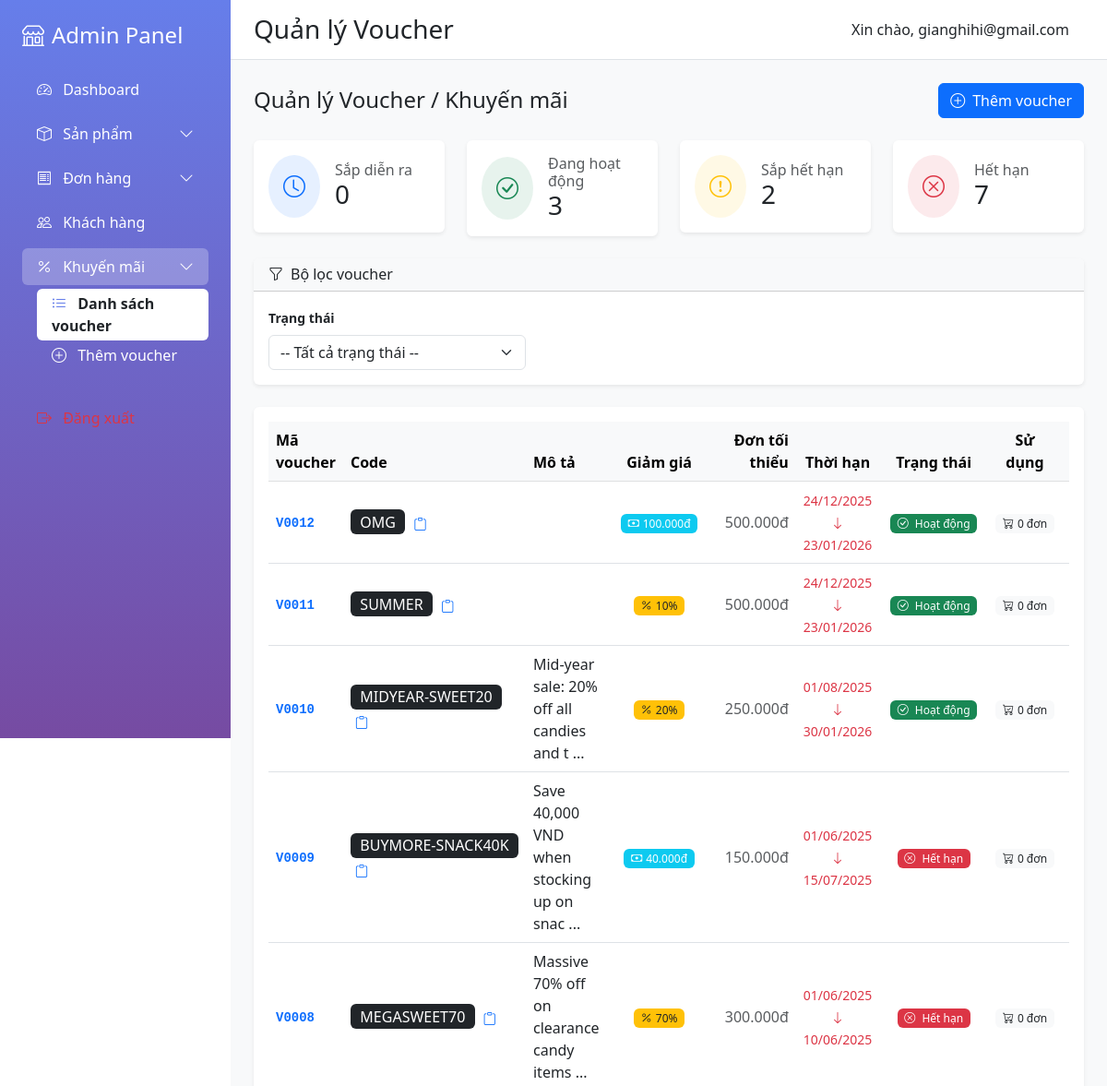
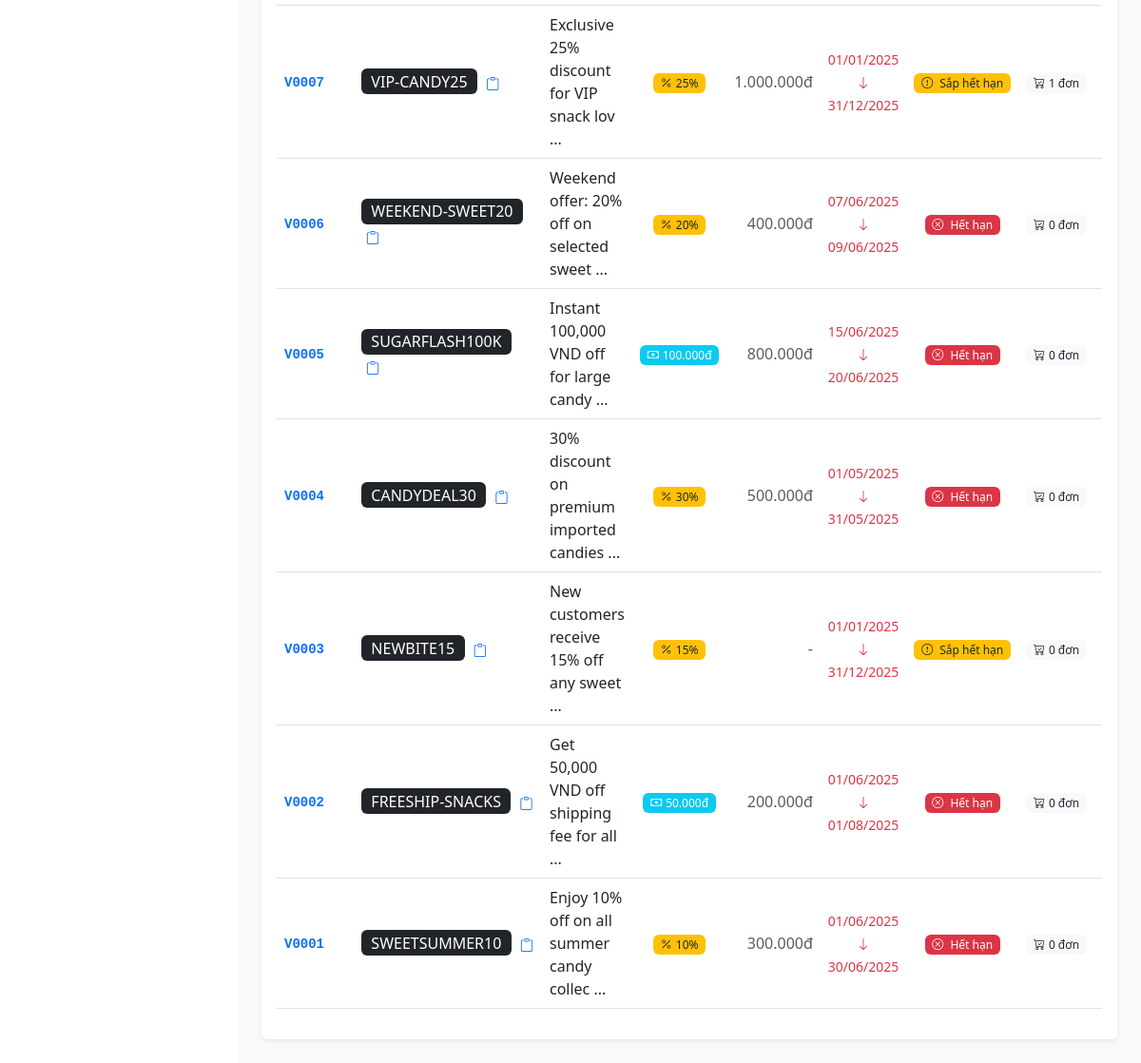
The page /admin/index.php?action=vouchers (signed in) on the database its author committed (2 pictures, top to bottom).
### tables this page shows
CREATE TABLE `voucher` (
  `VoucherID` varchar(10) NOT NULL,
  `Code` varchar(50) DEFAULT NULL,
  `VoucherDescription` varchar(500) DEFAULT NULL,
  `DiscountPercent` decimal(5,2) DEFAULT NULL,
  `DiscountAmount` decimal(10,2) DEFAULT NULL,
  `StartDate` date DEFAULT NULL,
  `EndDate` date DEFAULT NULL,
  `MinOrder` decimal(10,2) DEFAULT NULL,
  `VoucherStatus` varchar(50) DEFAULT NULL
);

### admin/views/vouchers.php (the view, shortened to what this page needs)
<?php
$pdo->exec("
    UPDATE VOUCHER
    SET VoucherStatus = CASE
        WHEN StartDate > CURDATE() THEN 'Upcoming'
        WHEN CURDATE() > EndDate THEN 'Expired'
        WHEN DATEDIFF(EndDate, CURDATE()) BETWEEN 0 AND 7 THEN 'Expiring Soon'
        ELSE 'Active'
    END
");
$sql = "
    SELECT
        v.*,
        (SELECT COUNT(*) FROM ORDERS o WHERE o.VoucherID = v.VoucherID) AS UsageCount
    FROM VOUCHER v
    WHERE 1=1
";
$params = [];
$sql .= " ORDER BY v.VoucherID DESC";
$stmt = $pdo->prepare($sql);
$stmt->execute($params);
$vouchers = $stmt->fetchAll();
$countActive = $pdo->query("SELECT COUNT(*) FROM VOUCHER WHERE VoucherStatus = 'Active'")->fetchColumn();
$countExpired = $pdo->query("SELECT COUNT(*) FROM VOUCHER WHERE VoucherStatus = 'Expired'")->fetchColumn();
$countUpcoming = $pdo->query("SELECT COUNT(*) FROM VOUCHER WHERE VoucherStatus = 'Upcoming'")->fetchColumn();
$countExpiringSoon = $pdo->query("SELECT COUNT(*) FROM VOUCHER WHERE VoucherStatus = 'Expiring Soon'")->fetchColumn();
$statusBadges = [
    'Active' => ['class' => 'bg-success', 'icon' => 'bi-check-circle', 'text' => 'Hoạt động'],
    'Expired' => ['class' => 'bg-danger', 'icon' => 'bi-x-circle', 'text' => 'Hết hạn'],
    'Upcoming' => ['class' => 'bg-primary', 'icon' => 'bi-clock', 'text' => 'Sắp diễn ra'],
    'Expiring Soon' => ['class' => 'bg-warning text-dark', 'icon' => 'bi-exclamation-circle', 'text' => 'Sắp hết hạn']
];
?>
<div class="d-flex justify-content-between align-items-center mb-4">
    <h4 class="mb-0">Quản lý Voucher / Khuyến mãi</h4>
    <a href="<?php echo BASE_URL; ?>index.php?action=add_voucher" class="btn btn-primary">
        <i class="bi bi-plus-circle me-2"></i>Thêm voucher
    </a>
</div>
<div class="row mb-4">
    <div class="col-md-3">
        <div class="card border-0 shadow-sm">
            <div class="card-body d-flex align-items-center">
                <div class="rounded-circle bg-primary bg-opacity-10 p-3 me-3">
                    <i class="bi bi-clock text-primary fs-4"></i>
                </div>
                <div>
                    <h6 class="text-muted mb-0">Sắp diễn ra</h6>
                    <h3 class="mb-0"><?php echo $countUpcoming; ?></h3>
                </div>
            </div>
        </div>
    </div>
    <div class="col-md-3">
        <div class="card border-0 shadow-sm">
            <div class="card-body d-flex align-items-center">
                <div class="rounded-circle bg-success bg-opacity-10 p-3 me-3">
                    <i class="bi bi-check-circle text-success fs-4"></i>
                </div>
                <div>
                    <h6 class="text-muted mb-0">Đang hoạt động</h6>
                    <h3 class="mb-0"><?php echo $countActive; ?></h3>
                </div>
            </div>
        </div>
    </div>
    <div class="col-md-3">
        <div class="card border-0 shadow-sm">
            <div class="card-body d-flex align-items-center">
                <div class="rounded-circle bg-warning bg-opacity-10 p-3 me-3">
                    <i class="bi bi-exclamation-circle text-warning fs-4"></i>
                </div>
                <div>
                    <h6 class="text-muted mb-0">Sắp hết hạn</h6>
                    <h3 class="mb-0"><?php echo $countExpiringSoon; ?></h3>
                </div>
            </div>
        </div>
    </div>
    <div class="col-md-3">
        <div class="card border-0 shadow-sm">
            <div class="card-body d-flex align-items-center">
                <div class="rounded-circle bg-danger bg-opacity-10 p-3 me-3">
                    <i class="bi bi-x-circle text-danger fs-4"></i>
                </div>
                <div>
                    <h6 class="text-muted mb-0">Hết hạn</h6>
                    <h3 class="mb-0"><?php echo $countExpired; ?></h3>
                </div>
            </div>
        </div>
    </div>
</div>
<div class="card mb-4">
    <div class="card-header bg-light">
        <h6 class="mb-0"><i class="bi bi-funnel me-2"></i>Bộ lọc voucher</h6>
    </div>
    <div class="card-body">
        <form method="GET" action="<?php echo BASE_URL; ?>index.php">
            <div class="row g-3 align-items-end">
                <div class="col-md-4">
                    <label class="form-label small fw-semibold">Trạng thái</label>
                    <select name="status" class="form-select" onchange="this.form.submit()">
                        <option value="">-- Tất cả trạng thái --</option>
                    </select>
                </div>
            </div>
        </form>
    </div>
</div>
<div class="card">
    <div class="card-body">
        <?php if (empty($vouchers)): ?>
            <div class="text-center text-muted py-5">
                <i class="bi bi-ticket-perforated display-4 d-block mb-3"></i>
                <p class="mb-0">Không tìm thấy voucher nào.</p>
                <a href="<?php echo BASE_URL; ?>index.php?action=add_voucher" class="btn btn-outline-primary mt-3">
                    <i class="bi bi-plus-circle me-2"></i>Thêm voucher đầu tiên
                </a>
            </div>
        <?php else: ?>
            <div class="table-responsive">
                <table class="table table-hover align-middle" id="vouchersTable">
                    <thead class="table-light">
                        <tr>
                            <th style="width: 100px;">Mã voucher</th>
                            <th>Code</th>
                            <th>Mô tả</th>
                            <th class="text-center">Giảm giá</th>
                            <th class="text-end">Đơn tối thiểu</th>
                            <th class="text-center">Thời hạn</th>
                            <th class="text-center">Trạng thái</th>
                            <th class="text-center">Sử dụng</th>
                            <th style="width: 130px;">Thao tác</th>
                        </tr>
                    </thead>
                    <tbody>
                        <?php foreach ($vouchers as $voucher): ?>
                            <tr>
                                <td>
                                    <code
                                        class="text-primary fw-bold"><?php echo htmlspecialchars($voucher['VoucherID']); ?></code>
                                </td>
                                <td>
                                    <span class="badge bg-dark fs-6"><?php echo htmlspecialchars($voucher['Code']); ?></span>
                                    <button type="button" class="btn btn-sm btn-link p-0 ms-1"
                                        onclick="copyCode('<?php echo htmlspecialchars($voucher['Code']); ?>')"
                                        title="Copy code">
                                        <i class="bi bi-clipboard"></i>
                                    </button>
                                </td>
                                <td>
                                    <span title="<?php echo htmlspecialchars($voucher['VoucherDescription']); ?>">
                                        <?php echo htmlspecialchars(mb_substr($voucher['VoucherDescription'], 0, 40)); ?>
                                        <?php echo mb_strlen($voucher['VoucherDescription']) > 40 ? '...' : ''; ?>
                                    </span>
                                </td>
                                <td class="text-center">
                                    <?php if ($voucher['DiscountPercent'] > 0): ?>
                                        <span class="badge bg-warning text-dark">
                                            <i
                                                class="bi bi-percent me-1"></i><?php echo number_format($voucher['DiscountPercent'], 0); ?>%
                                        </span>
                                    <?php endif; ?>
                                    <?php if ($voucher['DiscountAmount'] > 0): ?>
                                        <span class="badge bg-info">
                                            <i
                                                class="bi bi-cash me-1"></i><?php echo number_format($voucher['DiscountAmount'], 0, ',', '.'); ?>đ
                                        </span>
                                    <?php endif; ?>
                                </td>
                                <td class="text-end">
                                    <?php if ($voucher['MinOrder'] > 0): ?>
                                        <span
                                            class="text-muted"><?php echo number_format($voucher['MinOrder'], 0, ',', '.'); ?>đ</span>
                                    <?php else: ?>
                                        <span class="text-muted">-</span>
                                    <?php endif; ?>
                                </td>
                                <td class="text-center">
                                    <small>
                                        <?php
                                        $startDate = date('d/m/Y', strtotime($voucher['StartDate']));
                                        $endDate = date('d/m/Y', strtotime($voucher['EndDate']));
                                        $today = date('Y-m-d');
                                        $isExpired = $voucher['EndDate'] < $today;
                                        $isUpcoming = $voucher['StartDate'] > $today;
                                        ?>
                                        <span
                                            class="<?php echo $isExpired ? 'text-danger' : ($isUpcoming ? 'text-warning' : 'text-success'); ?>">
                                            <?php echo $startDate; ?><br>
                                            <i class="bi bi-arrow-down"></i><br>
                                            <?php echo $endDate; ?>
                                        </span>
                                    </small>
                                </td>
                                <td class="text-center">
                                    <?php
                                    $status = $voucher['VoucherStatus'];
                                    $badge = $statusBadges[$status] ?? ['class' => 'bg-secondary', 'icon' => 'bi-question-circle', 'text' => $status];
                                    ?>
                                    <span class="badge <?php echo $badge['class']; ?>">
                                        <i class="<?php echo $badge['icon']; ?> me-1"></i>
                                        <?php echo $badge['text']; ?>
                                    </span>
                                </td>
                                <td class="text-center">
                                    <span class="badge bg-light text-dark"
                                        title="Đã dùng trong <?php echo $voucher['UsageCount']; ?> đơn hàng">
                                        <i class="bi bi-cart-check me-1"></i><?php echo $voucher['UsageCount']; ?> đơn
                                    </span>
                                </td>
                                <td>
                                </td>
                            </tr>
                        <?php endforeach; ?>
                    </tbody>
                </table>
            </div>
        <?php endif; ?>
    </div>
</div>

### admin/views/vouchers.php (style rules this page uses)
.table td { vertical-align: middle; }
.badge { font-weight: 500; }
.card { border: none; box-shadow: 0 0.125rem 0.25rem rgba(0, 0, 0, 0.075); }

### rows shown on the page
voucher: VoucherID "V0012", Code "OMG", DiscountAmount "100.000", MinOrder "500.000", StartDate "24/12/2025", EndDate "23/01/2026", VoucherStatus "Hoạt động", UsageCount "0"
voucher: VoucherID "V0011", Code "SUMMER", DiscountPercent "10", MinOrder "500.000", StartDate "24/12/2025", EndDate "23/01/2026", VoucherStatus "Hoạt động", UsageCount "0"
voucher: VoucherID "V0010", Code "MIDYEAR-SWEET20", VoucherDescription "Mid-year sale: 20% off all candies and t", DiscountPercent "20", MinOrder "250.000", StartDate "01/08/2025", EndDate "30/01/2026", VoucherStatus "Hoạt động", UsageCount "0"
voucher: VoucherID "V0009", Code "BUYMORE-SNACK40K", VoucherDescription "Save 40,000 VND when stocking up on snac", DiscountAmount "40.000", MinOrder "150.000", StartDate "01/06/2025", EndDate "15/07/2025", VoucherStatus "Hết hạn", UsageCount "0"
voucher: VoucherID "V0008", Code "MEGASWEET70", VoucherDescription "Massive 70% off on clearance candy items", DiscountPercent "70", MinOrder "300.000", StartDate "01/06/2025", EndDate "10/06/2025", VoucherStatus "Hết hạn", UsageCount "0"
voucher: VoucherID "V0007", Code "VIP-CANDY25", VoucherDescription "Exclusive 25% discount for VIP snack lov", DiscountPercent "25", MinOrder "1.000.000", StartDate "01/01/2025", EndDate "31/12/2025", VoucherStatus "Sắp hết hạn", UsageCount "1"
voucher: VoucherID "V0006", Code "WEEKEND-SWEET20", VoucherDescription "Weekend offer: 20% off on selected sweet", DiscountPercent "20", MinOrder "400.000", StartDate "07/06/2025", EndDate "09/06/2025", VoucherStatus "Hết hạn", UsageCount "0"
voucher: VoucherID "V0005", Code "SUGARFLASH100K", VoucherDescription "Instant 100,000 VND off for large candy", DiscountAmount "100.000", MinOrder "800.000", StartDate "15/06/2025", EndDate "20/06/2025", VoucherStatus "Hết hạn", UsageCount "0"
voucher: VoucherID "V0004", Code "CANDYDEAL30", VoucherDescription "30% discount on premium imported candies", DiscountPercent "30", MinOrder "500.000", StartDate "01/05/2025", EndDate "31/05/2025", VoucherStatus "Hết hạn", UsageCount "0"
voucher: VoucherID "V0003", Code "NEWBITE15", VoucherDescription "New customers receive 15% off any sweet", DiscountPercent "15", StartDate "01/01/2025", EndDate "31/12/2025", VoucherStatus "Sắp hết hạn", UsageCount "0"
voucher: VoucherID "V0002", Code "FREESHIP-SNACKS", VoucherDescription "Get 50,000 VND off shipping fee for all", DiscountAmount "50.000", MinOrder "200.000", StartDate "01/06/2025", EndDate "01/08/2025", VoucherStatus "Hết hạn", UsageCount "0"
voucher: VoucherID "V0001", Code "SWEETSUMMER10", VoucherDescription "Enjoy 10% off on all summer candy collec", DiscountPercent "10", MinOrder "300.000", StartDate "01/06/2025", EndDate "30/06/2025", VoucherStatus "Hết hạn", UsageCount "0"

### other values the page prints
$titles[$action] "Quản lý Voucher"
$_SESSION['admin_email'] "gianghihi@gmail.com"
$countUpcoming "0"
$countActive "3"
$countExpiringSoon "2"
$countExpired "7"
